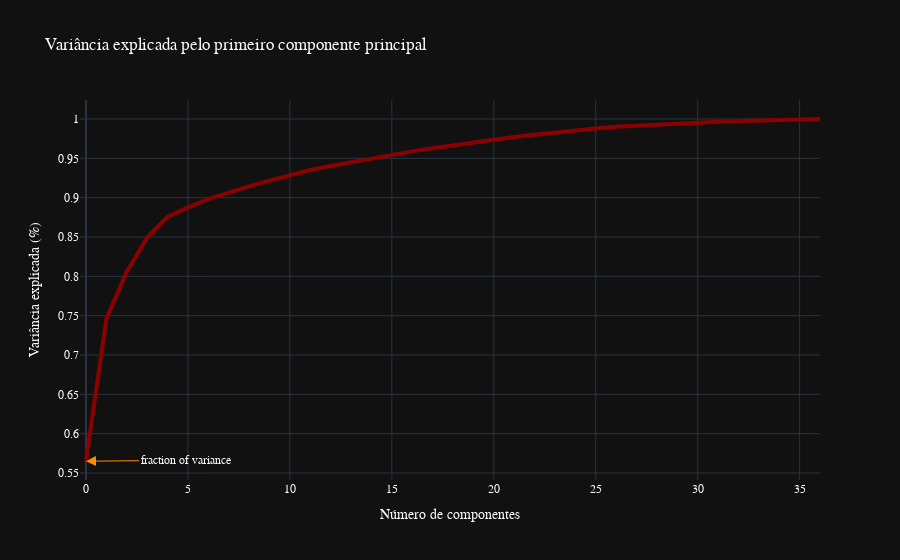

Source (notebook cell):
### Markdown cell above
O primeiro componente principal é a combinação linear dos atributos com máxima variância e determina a direção em que há mais alta variabilidade nos dados. Quanto maior a variabilidade capturada no primeiro componente principal, mais informação será capturada pelo componente.

### Code cell
# PCA:
pca = PCA().fit(fifa)

# Gráfico:
fig = go.Figure()
fig.add_trace(go.Scatter(y=(np.cumsum(pca.explained_variance_ratio_)),
                         mode='lines', line=dict(color="#8B0000",width = 4)))
    
# Layout:  
fig.update_layout(showlegend=False,
                  title="Variância explicada pelo primeiro componente principal",
                  xaxis_title="Número de componentes",
                  yaxis_title="Variância explicada (%)",
                  template='plotly_dark',
                  font=dict(family="Courier New, monospace",
                            size=12, 
                            color="#ffffff"),

                  annotations=[dict(x=0,
                                    y=0.565,
                                    xref="x",
                                    yref="y",
                                    text="fraction of variance",
                                    showarrow=True,
                                    arrowhead=2,
                                    arrowsize=2,
                                    arrowcolor="#FF8C00",
                                    ax=100,
                                    ay=-1,
                                    font=dict(
                                    family="Courier New, monospace",
                                    size=12,
                                    color="#ffffff"))])

### Figure 1 — Plotly figure (JSON) as saved in the notebook; plotly's stock layout.template omitted (floating-point values rounded to 4 significant figures)
{"data": [{"line": {"color": "#8B0000", "width": 4}, "mode": "lines", "type": "scatter", "y": [0.5653, 0.7463, 0.8058, 0.8493, 0.8756, 0.8877, 0.898, 0.9066, 0.9144, 0.9217, 0.9288, 0.9352, 0.9404, 0.9453, 0.95, 0.9546, 0.9589, 0.9627, 0.9665, 0.9703, 0.9737, 0.977, 0.98, 0.983, 0.9856, 0.9879, 0.99, 0.9916, 0.9932, 0.9942, 0.9953, 0.9964, 0.9973, 0.9982, 0.9991, 0.9998, 1]}], "layout": {"annotations": [{"arrowcolor": "#FF8C00", "arrowhead": 2, "arrowsize": 2, "ax": 100, "ay": -1, "font": {"color": "#ffffff", "family": "Courier New, monospace", "size": 12}, "showarrow": true, "text": "fraction of variance", "x": 0, "xref": "x", "y": 0.565, "yref": "y"}], "font": {"color": "#ffffff", "family": "Courier New, monospace", "size": 12}, "showlegend": false, "title": {"text": "Variância explicada pelo primeiro componente principal"}, "xaxis": {"title": {"text": "Número de componentes"}}, "yaxis": {"title": {"text": "Variância explicada (%)"}}}}
